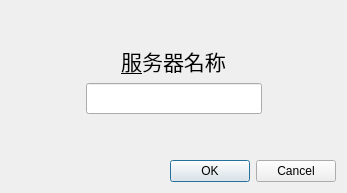
<?xml version="1.0" encoding="UTF-8"?>
<ui version="4.0">
 <class>ICStartDialog</class>
 <widget class="QWidget" name="ICStartDialog">
  <property name="geometry">
   <rect>
    <x>0</x>
    <y>0</y>
    <width>347</width>
    <height>193</height>
   </rect>
  </property>
  <property name="windowTitle">
   <string>新课堂</string>
  </property>
  <layout class="QVBoxLayout" name="verticalLayout">
   <item>
    <spacer name="verticalSpacer">
     <property name="orientation">
      <enum>Qt::Vertical</enum>
     </property>
     <property name="sizeHint" stdset="0">
      <size>
       <width>20</width>
       <height>20</height>
      </size>
     </property>
    </spacer>
   </item>
   <item>
    <widget class="QLabel" name="sidLabel">
     <property name="font">
      <font>
       <family>宋体</family>
       <pointsize>16</pointsize>
      </font>
     </property>
     <property name="text">
      <string>&amp;服务器名称</string>
     </property>
     <property name="alignment">
      <set>Qt::AlignCenter</set>
     </property>
     <property name="buddy">
      <cstring>sidLineEdit</cstring>
     </property>
    </widget>
   </item>
   <item>
    <layout class="QHBoxLayout" name="horizontalLayout_2">
     <item>
      <spacer name="horizontalSpacer_2">
       <property name="orientation">
        <enum>Qt::Horizontal</enum>
       </property>
       <property name="sizeHint" stdset="0">
        <size>
         <width>40</width>
         <height>20</height>
        </size>
       </property>
      </spacer>
     </item>
     <item>
      <widget class="QLineEdit" name="sidLineEdit">
       <property name="font">
        <font>
         <pointsize>14</pointsize>
        </font>
       </property>
       <property name="maxLength">
        <number>20</number>
       </property>
       <property name="alignment">
        <set>Qt::AlignCenter</set>
       </property>
      </widget>
     </item>
     <item>
      <spacer name="horizontalSpacer_3">
       <property name="orientation">
        <enum>Qt::Horizontal</enum>
       </property>
       <property name="sizeHint" stdset="0">
        <size>
         <width>40</width>
         <height>20</height>
        </size>
       </property>
      </spacer>
     </item>
    </layout>
   </item>
   <item>
    <spacer name="verticalSpacer_2">
     <property name="orientation">
      <enum>Qt::Vertical</enum>
     </property>
     <property name="sizeHint" stdset="0">
      <size>
       <width>20</width>
       <height>40</height>
      </size>
     </property>
    </spacer>
   </item>
   <item>
    <layout class="QHBoxLayout" name="horizontalLayout" stretch="1,0">
     <item>
      <widget class="QLabel" name="statusLabel">
       <property name="minimumSize">
        <size>
         <width>50</width>
         <height>0</height>
        </size>
       </property>
       <property name="text">
        <string/>
       </property>
      </widget>
     </item>
     <item>
      <widget class="QDialogButtonBox" name="buttonBox">
       <property name="minimumSize">
        <size>
         <width>50</width>
         <height>0</height>
        </size>
       </property>
       <property name="locale">
        <locale language="English" country="UnitedStates"/>
       </property>
       <property name="standardButtons">
        <set>QDialogButtonBox::Cancel|QDialogButtonBox::Ok</set>
       </property>
      </widget>
     </item>
    </layout>
   </item>
  </layout>
  <zorder>verticalSpacer</zorder>
  <zorder>sidLabel</zorder>
  <zorder>verticalSpacer_2</zorder>
  <zorder>buttonBox</zorder>
  <zorder>statusLabel</zorder>
 </widget>
 <resources/>
 <connections/>
</ui>
